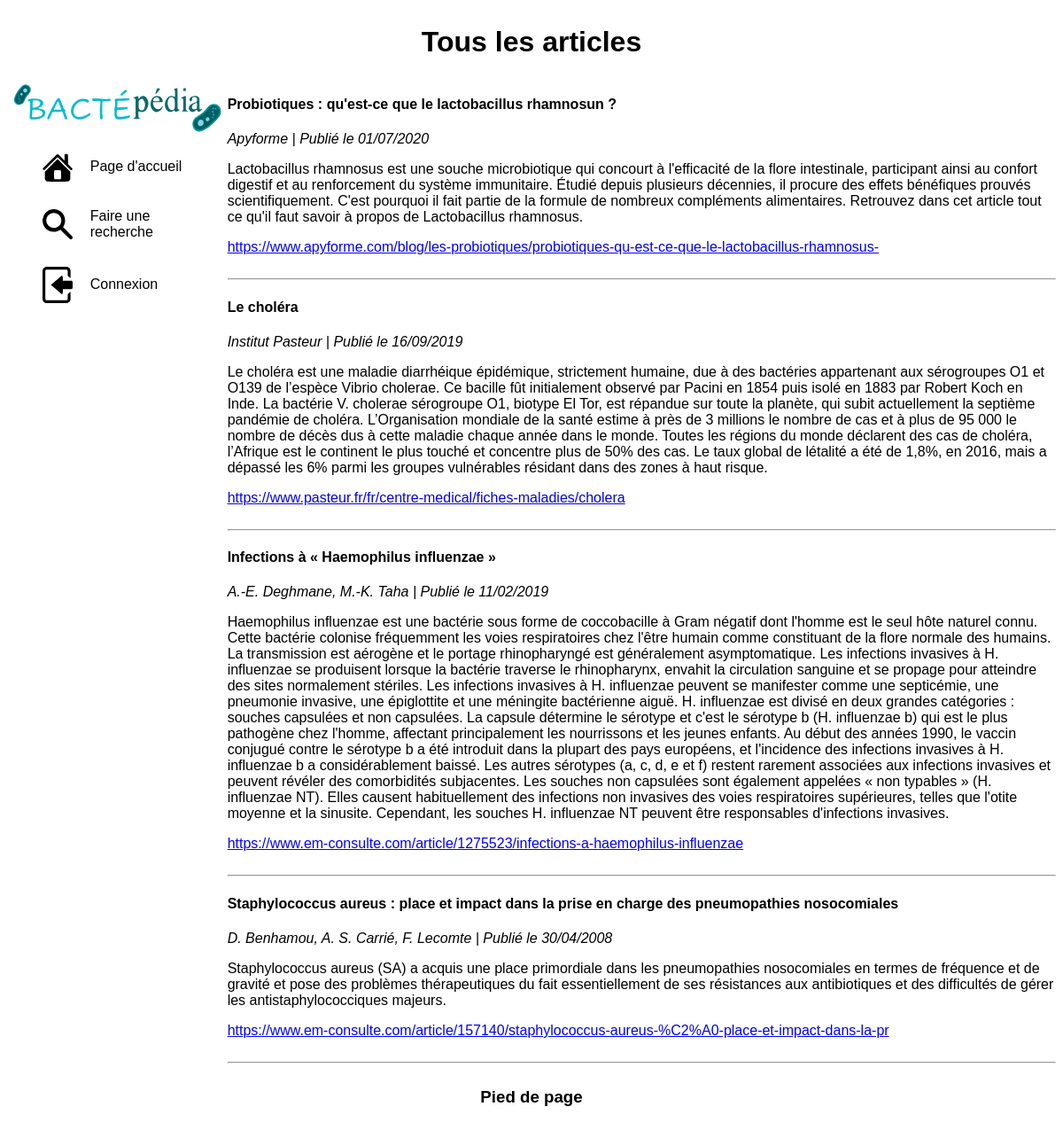
The app's page /page/allArticle.php with its own data.
### tables this page shows
CREATE TABLE bcp__article(
    id_article INTEGER PRIMARY KEY AUTO_INCREMENT NOT NULL,
    titre_article VARCHAR(255) NOT NULL,
    auteur_article TEXT NOT NULL,
    extrait_article LONGTEXT NULL,
    LienSource_article TEXT NOT NULL,
    datePublication_article DATE NOT NULL,
    id_bacterie INTEGER NOT NULL
);

### function/function.php (called while the page is built, shortened)
<?php
function articleDESCall():array {
   $bdd = connect();
   $query = $bdd->prepare('SELECT * FROM bcp__article ORDER BY datePublication_article DESC');
   $query->execute();
   return ($query->fetchAll(PDO::FETCH_ASSOC));
}

### function/miseEnPage.php (called while the page is built, shortened)
<?php
function enDate($date):string{
   return (date('d/m/Y', strtotime($date)));
}

### page/allArticle.php (the view, shortened to what this page needs)
<?php
require_once '../elements/header.php';
require_once '../elements/nav.php';
require_once '../function/function.php';
require_once '../function/miseEnPage.php';
?>
<div class="contenu">
   <?php
   foreach (articleDESCall()as $article) {
      $date = enDate($article['datePublication_article']);
      echo <<<HTML
    <div>
        <h4> {$article['titre_article']} </h4>
        <em> {$article['auteur_article']}  | Publié le $date</em>
        <p> {$article['extrait_article']} </p>
        <a href=" {$article['LienSource_article']}" target="_blank" style="color: blue;"> {$article['LienSource_article']} </a>
    </div>
    <br>
    <hr>
HTML;
   }
   ?>
</div>
<?php
require_once '../elements/footer.php';
?>

### style/superstyle.css (style rules this page uses)
* { box-sizing: border-box; font-family: "Arial"; }
a { color: black; }
.contenu { width: 79%; }

### records on screen
bcp__article: titre_article "Probiotiques : qu'est-ce que le lactobacillus rhamnosun ?", auteur_article "Apyforme", datePublication_article "01/07/2020", extrait_article "Lactobacillus rhamnosus est une souche microbiotique qui concourt à l'efficacité de la flore intestinale, participant ainsi au confort digestif et au renforcement du système immunitaire. Étudié depuis plusieurs décennies, il procure des effets bénéfiques prouvés scientifiquement. C'est pourquoi il fait partie de la formule de nombreux compléments alimentaires. Retrouvez dans cet article tout ce qu'il faut savoir à propos de Lactobacillus rhamnosus.", LienSource_article "https://www.apyforme.com/blog/les-probiotiques/probiotiques-qu-est-ce-que-le-lactobacillus-rhamnosus-"
bcp__article: titre_article "Le choléra", auteur_article "Institut Pasteur", datePublication_article "16/09/2019", extrait_article "Le choléra est une maladie diarrhéique épidémique, strictement humaine, due à des bactéries appartenant aux sérogroupes O1 et O139 de l’espèce Vibrio cholerae. Ce bacille fût initialement observé par Pacini en 1854 puis isolé en 1883 par Robert Koch en Inde. La bactérie V. cholerae sérogroupe O1, biotype El Tor, est répandue sur toute la planète, qui subit actuellement la septième pandémie de choléra. L’Organisation mondiale de la santé estime à près de 3 millions le nombre de cas et à plus de 95 000 le nombre de décès dus à cette maladie chaque année dans le monde. Toutes les régions du monde déclarent des cas de choléra, l’Afrique est le continent le plus touché et concentre plus de 50%…", LienSource_article "https://www.pasteur.fr/fr/centre-medical/fiches-maladies/cholera"
bcp__article: titre_article "Infections à « Haemophilus influenzae »", auteur_article "A.-E. Deghmane, M.-K. Taha", datePublication_article "11/02/2019", extrait_article "Haemophilus influenzae est une bactérie sous forme de coccobacille à Gram négatif dont l'homme est le seul hôte naturel connu. Cette bactérie colonise fréquemment les voies respiratoires chez l'être humain comme constituant de la flore normale des humains. La transmission est aérogène et le portage rhinopharyngé est généralement asymptomatique. Les infections invasives à H. influenzae se produisent lorsque la bactérie traverse le rhinopharynx, envahit la circulation sanguine et se propage pour atteindre des sites normalement stériles. Les infections invasives à H. influenzae peuvent se manifester comme une septicémie, une pneumonie invasive, une épiglottite et une méningite bactérienne…", LienSource_article "https://www.em-consulte.com/article/1275523/infections-a-haemophilus-influenzae"
bcp__article: titre_article "Staphylococcus aureus : place et impact dans la prise en charge des pneumopathies nosocomiales", auteur_article "D. Benhamou, A. S. Carrié, F. Lecomte", datePublication_article "30/04/2008", extrait_article "Staphylococcus aureus (SA) a acquis une place primordiale dans les pneumopathies nosocomiales en termes de fréquence et de gravité et pose des problèmes thérapeutiques du fait essentiellement de ses résistances aux antibiotiques et des difficultés de gérer les antistaphylococciques majeurs.", LienSource_article "https://www.em-consulte.com/article/157140/staphylococcus-aureus-%C2%A0-place-et-impact-dans-la-pr"

### other values on screen
$titrePage "Tous les articles"
